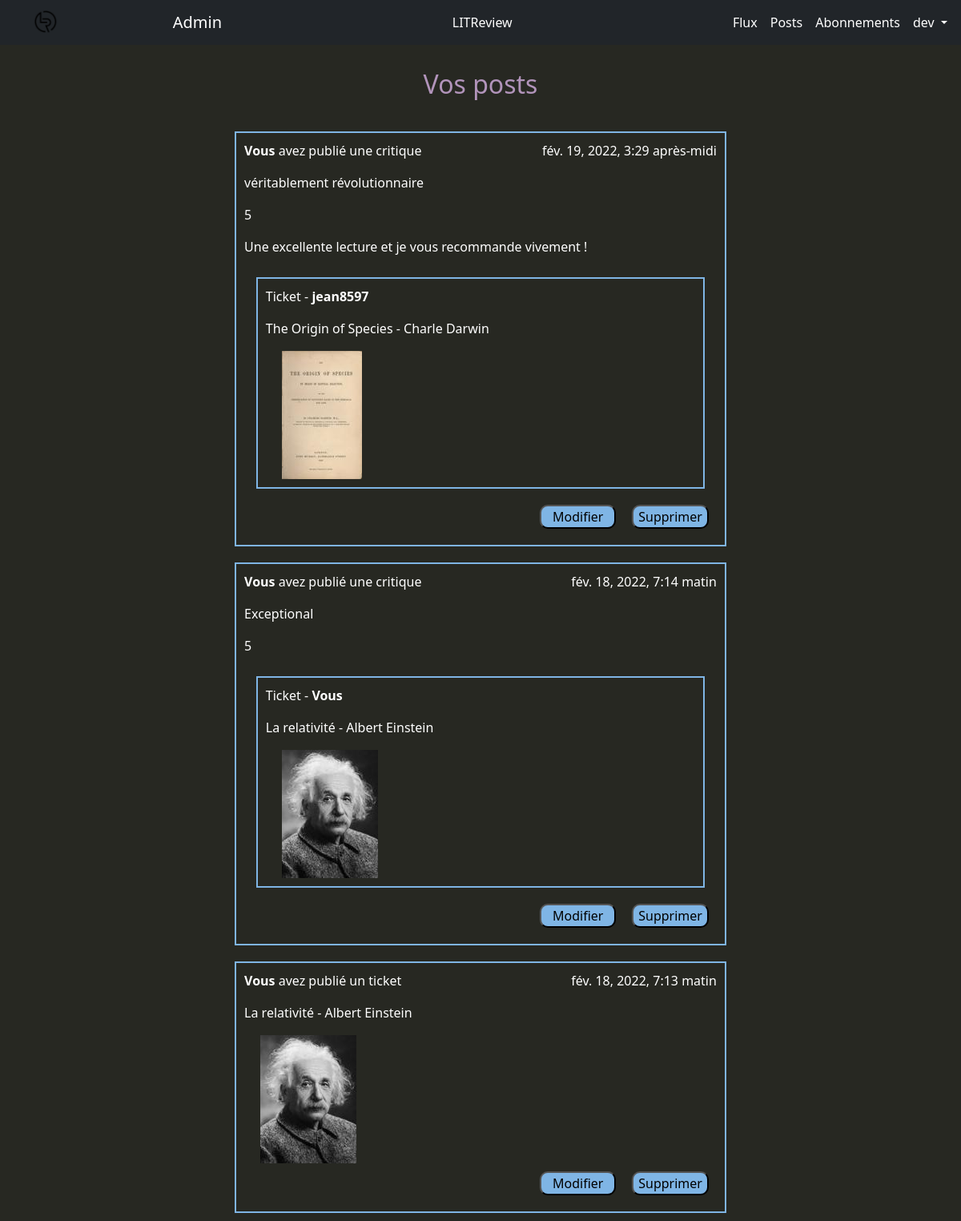
/flux/posts_user (signed in), run on the app's committed database.
### reviews/models.py (models this page shows, shortened)
class Review(models.Model):
    ticket = models.ForeignKey(to=Ticket, on_delete=models.CASCADE)
    rating = models.PositiveSmallIntegerField(validators=[MinValueValidator(0),
                                                          MaxValueValidator(5)]
                                              )
    user = models.ForeignKey(to=settings.AUTH_USER_MODEL,
                             on_delete=models.CASCADE)
    headline = models.CharField(max_length=128)
    body = models.TextField(max_length=8_192, blank=True)
    time_created = models.DateTimeField(auto_now_add=True)
    class Meta:
        unique_together = ("user", "ticket")

class Ticket(models.Model):
    title = models.CharField(max_length=128)
    description = models.TextField(max_length=2_048, blank=True)
    user = models.ForeignKey(to=settings.AUTH_USER_MODEL,
                             on_delete=models.CASCADE)
    image = models.ImageField(null=True, blank=True, upload_to="ticket_images")
    time_created = models.DateTimeField(auto_now_add=True)
    IMAGE_MAX_SIZE = (120, 160)  # (largeur, hauteur)

### reviews/views.py (the view)
# urls.py: path("posts_user", posts_user, name="posts-user"),
@login_required
def posts_user(request):
    tickets_user = Ticket.objects.filter(user=request.user)
    reviews_user = Review.objects.filter(user=request.user)
    flux = sorted(chain(tickets_user, reviews_user),
                  key=lambda instance: instance.time_created,
                  reverse=True)
    return render(request, "reviews/flux.html",
                  context={"flux": flux, "option": "posts-user"})

### reviews/templates/reviews/flux.html (shortened to what this page needs)
{% extends "base.html" %}
{% block content %}
  {% if option == "posts-user" %}
    <h2>Vos posts</h2>
  {% endif %}
  <div class="flux-container">
    {% for post in flux %}
      {% if post.title %}
        {% include 'reviews/ticket_view_snippet.html' %}
      {% else %}
        {% include 'reviews/review_view_snippet.html' %}
      {% endif %}
    {% endfor %}
  </div>
{% endblock %}

### templates/base.html (shortened to what this page needs)
{% load static %}
<html {% if LANGUAGE_CODE %}lang="{{ LANGUAGE_CODE }}"{% endif %}>
  <head>
    <link rel="stylesheet" href="{% static 'css/bootstrap.min.css' %}">
    <link rel="stylesheet" href="{% static 'css/littreview.css' %}">
  </head>
  <body>
    <nav class="navbar sticky-top navbar-expand-lg navbar-dark bg-dark">
      <div class="container">
        <div class="bs-perso-navbar-brand-container">
          <a class="navbar-brand" href="{% url 'home-page' %}">
            <img src="../media/logo_litreview_no_text.png" alt="Logo de LITReview">
          </a>
          {% if user.is_superuser %}
            <a class="navbar-brand" href="/admin">
              Admin
            </a>
          {% endif %}
        </div>
        <div class="navbar-nav bs-perso-navbar-central">
          <a class="nav-item nav-link active" href="{% url 'home-page' %}">
            LITReview
          </a>
        </div>
        <div id="navbarRight" class="navbar-nav bs-perso-navbar-right">
          {% if user.is_authenticated %}
          <a class="nav-item nav-link active" href="{% url 'flux-user' %}">
            Flux
          </a>
          <a class="nav-item nav-link active" href="{% url 'posts-user' %}">
            Posts
          </a>
          <a class="nav-item nav-link active" href="{% url 'follow-user' %}">
            Abonnements
          </a>
          {% endif %}
          <div class="nav-item dropdown">
            {% if user.is_authenticated %}
              <a class="nav-link active dropdown-toggle" href="#" data-bs-toggle="dropdown">
                {{ user.username }}
              </a>
            {% endif %}
          </div>
        </div>
      </div>
    </nav>
    <div class="container">
      <div class="jumbotron">
        {% block content %}{% endblock %}
      </div>
    </div>
  </body>
</html>

### reviews/templates/reviews/review_view_snippet.html
<div class="borderr flux-content-container hyphens-break-word">
  <div class="flux-content-first-line">
    {% if post.user == request.user %}
      <p><strong>Vous</strong> avez publié une critique</p>
    {% else %}
      <p><strong>{{ post.user }}</strong> a publié une critique</p>
    {% endif %}
    <p>{{ post.time_created }}</p>
  </div>
  <div>
    <p>{{ post.headline }}</p>
    <p>{{ post.rating }}</p>
  </div>
  {% if post.body %}
    <p>{{ post.body }}</p>
  {% endif %}
  <div class="flux-content-container-interlock">
    {% include 'reviews/ticket_view_snippet.html' with post=post.ticket option="interlock" %}
  </div>
  {% if option == "posts-user" %}
    <div class="flexbox-right">
      <a class="fields-margin" href="{% url 'review-edit' post.id %}">
        <input class="generic-buttonn" type="submit" value="Modifier">
      </a>
      <a class="fields-margin" href="{% url 'review-delete' post.id %}">
        <input class="generic-buttonn" type ="submit" value="Supprimer">
      </a>
    </div>
  {% endif %}
</div>

### reviews/templates/reviews/ticket_view_snippet.html (shortened to what this page needs)
<div class="borderr flux-content-container hyphens-break-word
{% if option == 'interlock' %} flux-content-interlock{% endif %}
{% if option == 'ticket-answer' %} content-ticket-answer{% endif %}">
  <div class="flux-content-first-line">
    {% if option == "interlock" %}
      <p>Ticket -
        <strong>
          {% if post.user == request.user %}Vous
          {% else %}{{ post.user }}
          {% endif %}
        </strong>
      </p>
    {% else %}
      {% if post.user == request.user %}
        <p><strong>Vous</strong> avez publié un ticket</p>
      {% else %}
        <p><strong>{{ post.user }}</strong> a demandé une ticket</p>
      {% endif %}
      <p>{{ post.time_created }}</p>
    {% endif %}
  </div>
  <p>{{ post.title }}</p>
  {% if post.image %}
    <div class="margin-left-20">
      <img src="{{ post.image.url }}" alt="Image inexistante">
    </div>
  {% endif %}
  {% if option == "posts-user" %}
    <div class="flexbox-right">
      <a class="fields-margin" href="{% url 'ticket-edit' post.id %}">
        <input class="generic-buttonn" type="submit" value="Modifier">
      </a>
      <a class="fields-margin" href="{% url 'ticket-delete' post.id %}">
        <input class="generic-buttonn" type="submit" value="Supprimer">
      </a>
    </div>
  {% endif %}
</div>

### static/css/littreview.css (style rules this page uses)
body { background-color: #272822; color: white; }
h2 { color: #b294bb; text-align: center; margin: 30px 0px; }
a { text-decoration: none; color: #7fb5e5; text-align: center; }
.bs-perso-navbar-central { position: sticky; left: 46.4%; }
.bs-perso-navbar-brand-container { display: flex; justify-content: space-between; width: 22.5%; }
.bs-perso-navbar-right { max-width: 22.5%; }
.generic-buttonn { background-color: #7fb5e5; border-radius: 10px; min-width: 95px; width: auto; }
.flexbox-right { display: flex; justify-content: right; }
.fields-margin { margin: 10px; }
.borderr { border: 2px solid #7fb5e5; }
.flux-container { display: flex; flex-direction: column; align-items: center; }
.flux-content-container { width: 55%; min-width: 500px; padding: 10px; margin: 10px 0px; }
.flux-content-container-interlock { display: flex; justify-content: center; }
.flux-content-interlock { min-width: 95%; }
.flux-content-first-line { display: flex; justify-content: space-between; }
.margin-left-20 { margin-left: 20px; }
.hyphens-break-word { -webkit-hyphens: auto; -moz-hyphens: auto; -ms-hyphens: auto; hyphens: auto; overflow-wrap: break-word; }

### data on the page
Review: shows "Vous", time_created "fév. 19, 2022, 3:29 après-midi", headline "véritablement révolutionnaire", rating "5", body "Une excellente lecture et je vous recommande vivement !", user "jean8597", title "The Origin of Species - Charle Darwin", image (picture)
Review: shows "Vous", time_created "fév. 18, 2022, 7:14 matin", headline "Exceptional", rating "5", shows "Ticket -", title "La relativité - Albert Einstein", image (picture)
Ticket: shows "Vous", time_created "fév. 18, 2022, 7:13 matin", title "La relativité - Albert Einstein", image (picture)

### other printed values
{{ user.username }} "dev"
